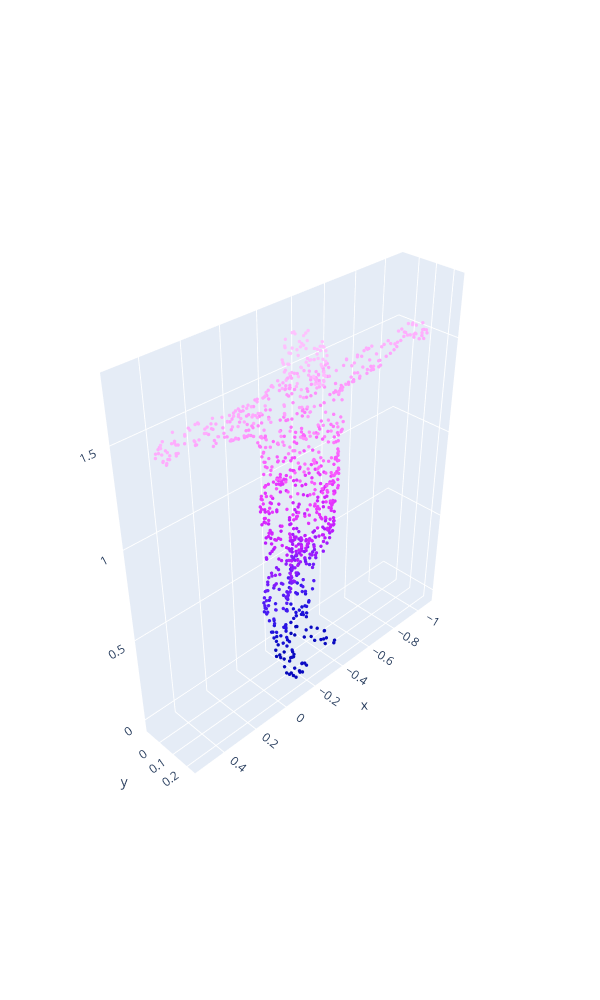

Source (notebook cell):
### Code cell
# the vertices are static, but you can also sample random points on the mesh
random_sampled_points = utils.sampled_verts_from_mesh(mesh, n_points = 1000, return_faces = False) # set return_faces to True if you need the face index that each point was sampled from
utils.plot_arr(random_sampled_points)

### Figure 1 — Plotly figure (JSON) as saved in the notebook; plotly's stock layout.template omitted (floating-point values rounded to 4 significant figures; data arrays with more than 128 entries replaced by an {"elided": "..."} marker saying what was removed)
{"data": [{"marker": {"color": {"elided": "1000 float values"}, "colorscale": [[0, "#0508b8"], [0.08333, "#1910d8"], [0.1667, "#3c19f0"], [0.25, "#6b1cfb"], [0.3333, "#981cfd"], [0.4167, "#bf1cfd"], [0.5, "#dd2bfd"], [0.5833, "#f246fe"], [0.6667, "#fc67fd"], [0.75, "#fe88fc"], [0.8333, "#fea5fd"], [0.9167, "#febefe"], [1, "#fec3fe"]], "showscale": false, "size": 2}, "mode": "markers", "type": "scatter3d", "x": {"elided": "1000 float values"}, "y": {"elided": "1000 float values"}, "z": {"elided": "1000 float values"}}], "layout": {"height": 1000, "scene": {"aspectmode": "data", "camera": {"eye": {"x": 2.5, "y": 2.5, "z": 2.5}}}, "width": 600}}
